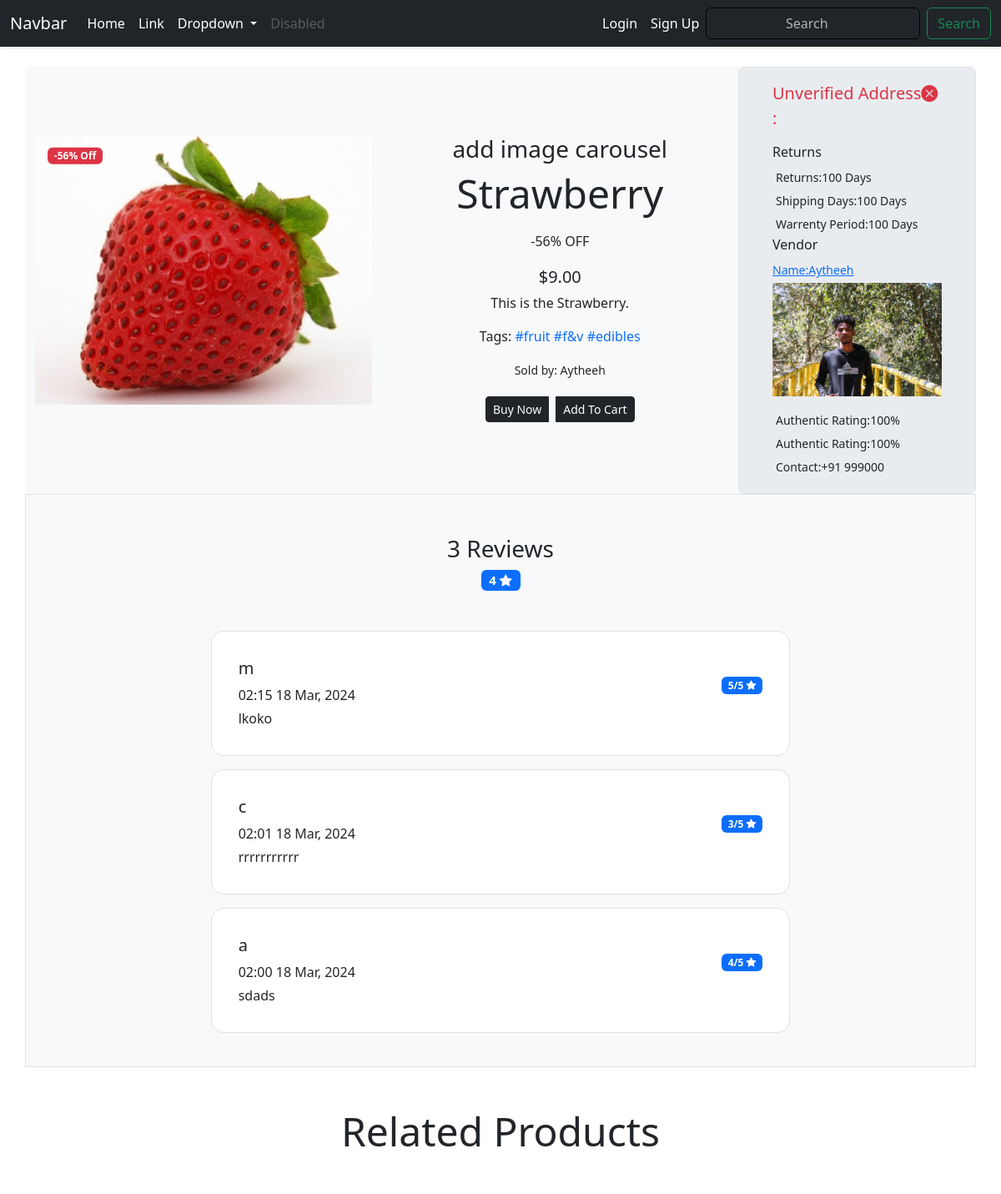
/products/detail/cdb24hhcgc/ (upper part), run on an earlier commit of the app's database.
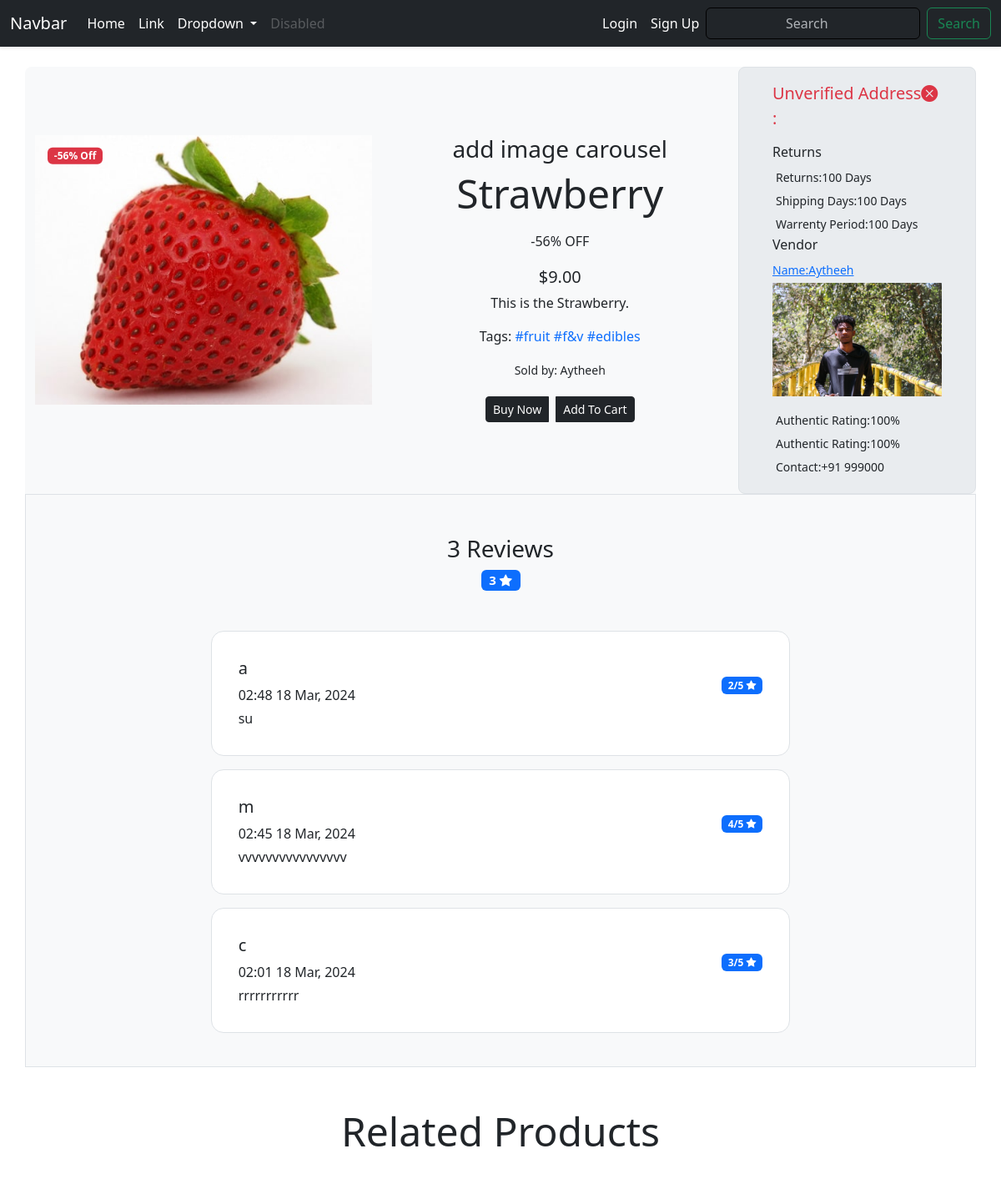
And on a later commit of the database.
### core/models.py (models this page shows, shortened)
class ProductReview(models.Model):
    user = models.ForeignKey(User, on_delete=models.SET_NULL, null=True)
    product = models.ForeignKey(
        Product, on_delete=models.SET_NULL, null=True, related_name="reviews")
    review = models.TextField()
    rating = models.IntegerField(choices=RATING, default=None)
    date = models.DateTimeField(auto_now_add=True)
    class Meta:
        verbose_name_plural = "Product Reviews"

### userauth/models.py (models this page shows)
class User(AbstractUser):
    email = models.EmailField(unique=True)
    username = models.CharField(max_length=100)
    USERNAME_FIELD = "email"
    REQUIRED_FIELDS = ['username']
    def __str__(self):
        return self.username

### core/views.py (the view)
def products_detail_view(request, pid):
    product = get_object_or_404(Product, pid=pid)
    related_products = Product.objects.filter(
        category=product.category, product_status='published'
    ).exclude(pid=product.pid)
    p_images = product.p_images.all()
    reviews_of_product = ProductReview.objects.filter(
        product=product).order_by('-date')
    total_rating = 0
    for i in reviews_of_product:
        total_rating += i.rating
    try:
        average_rating = total_rating/len(reviews_of_product)
    except ZeroDivisionError:
        average_rating = "Not Rated"
    review_form = ReviewForm()
    if request.user.is_authenticated:
        user = request.user
        no_of_reviews = ProductReview.objects.filter(
            product=product, user=user).count()
        can_review = False
        if no_of_reviews == 0:
            can_review = True
    else:
        user = None
        can_review = False  # Allow anonymous users to review
    context = {
        'product': product,
        'related_products': related_products,
        'p_images': p_images,
        'reviews_of_product': reviews_of_product,
        'average_rating': average_rating,
        'review_form': review_form,
        'can_review': can_review,
    }
    return render(request, 'core/product-detail.html', context=context)

### core/forms.py
class ReviewForm(forms.ModelForm):
    RATING = (
        (1, "★☆☆☆☆"),
        (2, "★★☆☆☆"),
        (3, "★★★☆☆"),
        (4, "★★★★☆"),
        (5, "★★★★★"),
    )
    class Meta:
        model = ProductReview
        fields = ['review', 'rating']
    rating = forms.ChoiceField(choices=RATING, widget=forms.Select(attrs={
        'class': 'form-select m-2 p-2',
    }))
    review = forms.CharField(widget=forms.Textarea(attrs={
        'class': 'form-control m-2 p-2',
        'placeholder': 'Write your Review here...'
    }))

### core/context_processors.py (called while the page is built)
def default(request):
    categories_context = Category.objects.all()
    vendors_context=Vendor.objects.all()
    address = []
    return {
        'categories_context': categories_context,
        'vendors_context': vendors_context,
    }

### core/models.py (called while the page is built)
    def __str__(self):
        return self.title

    def get_percentage(self):
        new_price = (self.price / self.old_price) * 100
        return new_price

### Templates/core/product-detail.html (shortened to what the changed rows need)
{%extends 'core/base.html' %}
{%load static %}
{%block content%}
<div class="container my-4 bg-body-tertiary rounded-3">
    <div class="row justify-content-center align-items-center ">
        <div class="col-lg-9 col-md-12 ">
            <div class="row">
                <div class="col-lg-6 col-md-5 bg-body-tertiary d-flex justify-content-center align-items-center">
                    <div class="text-center">
                        <p><small class="fs-6">{% if product.tags.count >= 1 %}Tags:{% for tag in product.tags.all %}<a
                                    class="text-decoration-none" href=" {% url 'core:tags' tag.name %}">
                                    #{{tag.name}}</a>{%endfor%}{%endif%}</small>
                        </p>
                    </div>
                </div>
            </div>
        </div>
    </div>
    <div class="row bg-body-tertiary align-items-start justify-content-center border">
        <h4 class="lead text-center"><span class="badge bg-primary ">{{average_rating|floatformat}}&nbsp;<i
                    class="bi bi-star-fill"></i> </span></h4>
        <div class="col-xl-8 col-lg-12 col-md-12 col-sm-12 p-3 my-2">
            {% for i in reviews_of_product %}
            <div class="card border m-3 p-3">
                <div class="card-body">
                    <div class="row align-items-center">
                        <div class="col-md-8">
                            <h5 class="card-title">{{ i.user }}</h5>
                            <p class="card-text mb-1">{{ i.date|date:"h:i d M, Y" }}</p>
                        </div>
                        <div class="col-md-4 text-md-end">
                            <span class="badge bg-primary">{{ i.rating }}/5 <i class="bi bi-star-fill"></i></span>
                        </div>
                    </div>
                    <p class="card-text">{{ i.review }}</p>
                </div>
            </div>
            {% endfor %}
        </div>
    </div>
</div>
{%endblock%}

What changed in the data, as far as the page shows it:
removed ProductReview: user "m", date "02:15 18 Mar, 2024", rating "5", review "lkoko"
removed ProductReview: user "a", date "02:00 18 Mar, 2024", rating "4", review "sdads"
added ProductReview: user "a", date "02:48 18 Mar, 2024", rating "2", review "su"
added ProductReview: user "m", date "02:45 18 Mar, 2024", rating "4", review "vvvvvvvvvvvvvvvv"
Also different on the page:
{{ average_rating|floatformat }}: "4" → "3"
